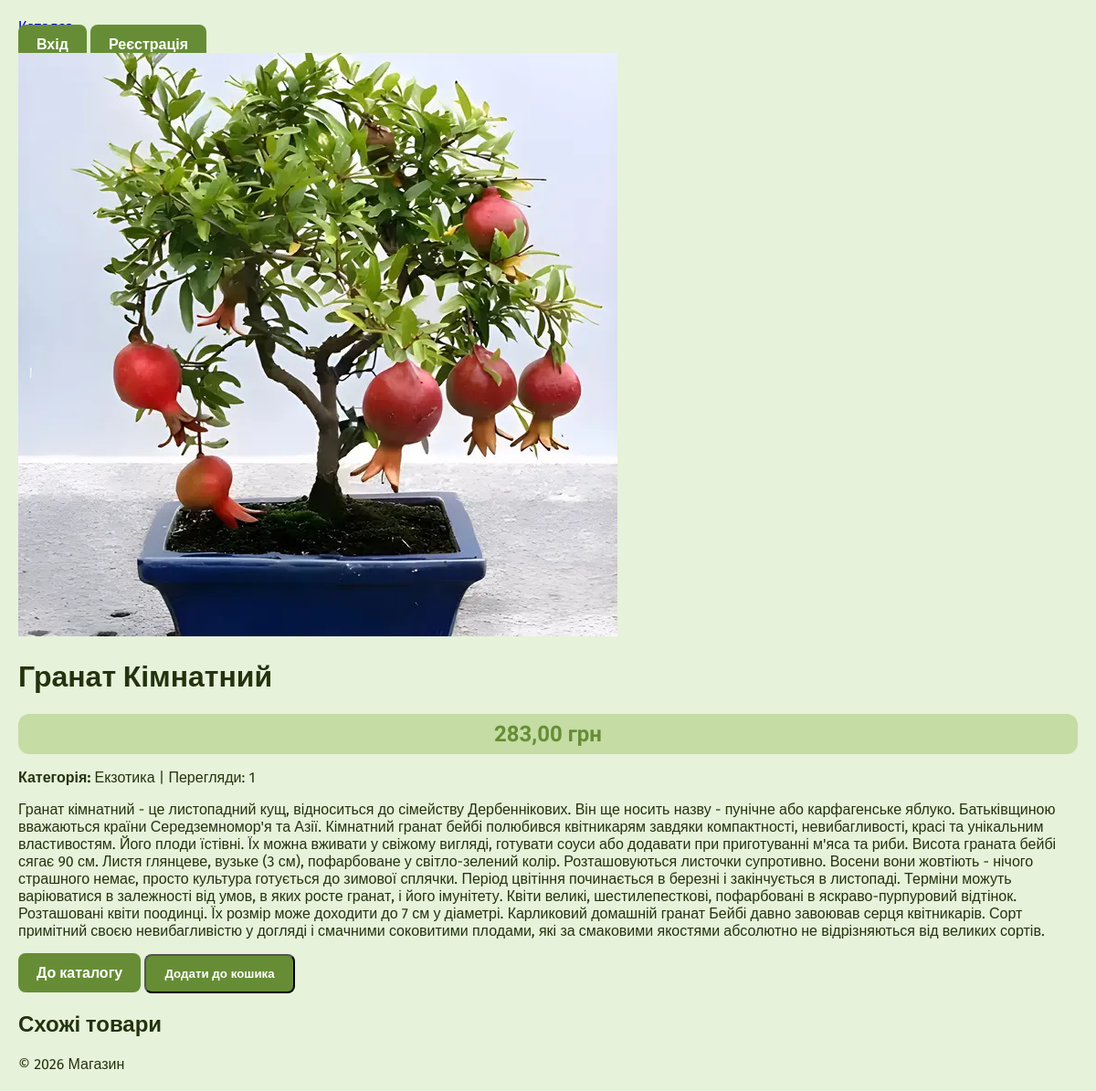
The page /product/3/granat-kimnatnij/ on the database its author committed.
### main/models.py (models this page shows, shortened)
class Product(models.Model):
    category = models.ForeignKey(
        Category,
        on_delete=models.CASCADE,
        related_name='products',
        verbose_name="Категорія",
        null=True,
        blank=True
    )
    name = models.CharField(max_length=200, verbose_name="Назва")
    slug = models.SlugField(
        max_length=200,
        unique=True,
        verbose_name="Slug",
        null=True,
        blank=True
    )
    description = models.TextField(verbose_name="Опис")
    price = models.DecimalField(max_digits=10, decimal_places=2, verbose_name="Ціна")
    image = models.ImageField(upload_to="products/%Y/%m/%d", blank=True, null=True, verbose_name="Зображення")
    views = models.PositiveIntegerField(default=0, verbose_name="Перегляди")
    featured = models.BooleanField(default=False, verbose_name="Рекомендований")
    is_available = models.BooleanField(default=True, verbose_name="В наявності")
    created_at = models.DateTimeField(auto_now_add=True)
    updated_at = models.DateTimeField(auto_now=True)
    class Meta:
        ordering = ['-created_at']
        verbose_name = "Товар"
        verbose_name_plural = "Товари"

class Category(models.Model):
    name = models.CharField(max_length=100, db_index=True, verbose_name="Назва")
    slug = models.SlugField(max_length=100, unique=True, verbose_name="Slug")
    description = models.TextField(blank=True, verbose_name="Опис")
    image = models.ImageField(upload_to="categories/", blank=True, null=True, verbose_name="Зображення")
    is_active = models.BooleanField(default=True, verbose_name="Активна")
    class Meta:
        ordering = ['name']
        verbose_name = "Категорія"
        verbose_name_plural = "Категорії"
    def __str__(self):
        return self.name

### main/views.py (the view)
# urls.py: path('product/<int:id>/<slug:slug>/', views.product_detail, name='product_detail'),
def product_detail(request, id, slug):
    product = get_object_or_404(Product, id=id, slug=slug, is_available=True)
    return render(request, 'main/product_detail.html', {'product': product})

### accounts/views.py (called while the page is built)
    def __call__(self, request):
        if request.path.startswith('/admin/'):
            if not request.user.is_authenticated or not request.user.is_staff:
                return redirect('main:product_list')
        return self.get_response(request)

### main/templates/main/product_detail.html (shortened to what this page needs)
{% extends 'main/base.html' %}
{% load static %}
{% block content %}
<div class="product-detail">
  {% if product.image %}<img src="{{ product.image.url }}" alt="{{ product.name }}"/>{% endif %}
  <h1>{{ product.name }}</h1>
  <p class="price">{{ product.price }} грн</p>
  <p>
    <strong>Категорія:</strong> {{ product.category }} | Перегляди: {{product.views }}
  </p>
  <div class="description">{{ product.description|linebreaks }}</div>
  <a href="{% url 'main:product_list' %}" class="btn">До каталогу</a>
  <button class="btn">Додати до кошика</button>
</div>
<h2>Схожі товари</h2>
{% endblock %}

### static/css/style.css (style rules this page uses)
:root { --color-1: #e6f2da; --color-2: #c5dca5; --color-3: #a1c76b; --color-4: #668d35; --color-5: #3d5618; --color-6: #23330e; --transparent-color-1: rgba(197, 220, 165, 0.5); --transparent-color-2: rgba(161, 199, 107, 0.5); --transparent-color-3: rgba(102, 141, 53, 0.5); --transparent-color-4: rgba(61, 86, 24, 0.5); --transparent-color-5: rgba(35, 51, 14, 0.5); --transparent-color-6: rgba(27, 39, 3, 0.5); --font-1: "Science Gothic", sans-serif; --font-2: "Fira Sans", sans-serif; }
body { font-family: var(--font-2); margin: 0; padding: 20px; background: var(--color-1); color: var(--color-6); min-height: 100vh; }
p.price { font-family: var(--font-1); font-size: 1.5rem; font-weight: 700; color: var(--color-4); background: var(--color-2); padding: 8px 16px; border-radius: 12px; text-align: center; margin: 12px 0; }
.btn { margin-top: auto; background: var(--color-4); color: white; padding: 12px 20px; text-align: center; border: center; text-decoration: none; border-radius: 8px; font-weight: 600; transition: background 0.2s; }

### rows shown on the page
Product: image (picture), name "Гранат Кімнатний", price "283,00", category "Екзотика", views "1", description "Гранат кімнатний - це листопадний кущ, відноситься до сімейству Дербеннікових. Він ще носить назву - пунічне або карфагенське яблуко. Батьківщиною вважаються країни Середземномор'я та Азії. Кімнатний гранат бейбі полюбився квітникарям завдяки компактності, невибагливості, красі та унікальним властивостям. Його плоди їстівні. Їх можна вживати у свіжому вигляді, готувати соуси або додавати при приготуванні м'яса та риби. Висота граната бейбі сягає 90 см. Листя глянцеве, вузьке (3 см), пофарбоване у світло-зелений колір. Розташовуються листочки супротивно. Восени вони жовтіють - нічого страшного немає, просто культура готується до зимової сплячки. Період цвітіння починається в березні і…"
